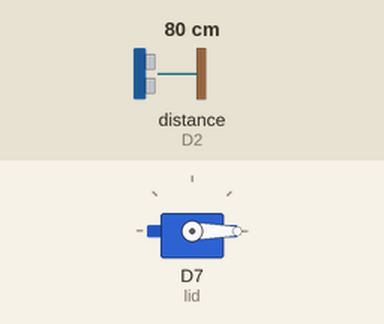
The sketch below on a simulated ESP8266 (NodeMCU). Parts: servo. Wiring (inferred from the names in the program): ultrasonic range finder: trigger D1; echo D2. Inputs (shaded band) come from the test bench; at power-on: distance to the obstacle (sensor on D2) 80 cm. The echo pulse lasts 58.3 µs per cm; what the sketch prints to the serial monitor is not drawn.

Above: at 1.2 s.
1.3 s: distance to the obstacle (sensor on D2) set to 11 cm
2.8 s: distance to the obstacle (sensor on D2) set to 8 cm
At 3.5 s:
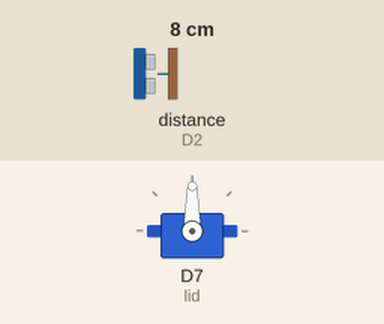
4.3 s: distance to the obstacle (sensor on D2) set to 18 cm
At 4.6 s:
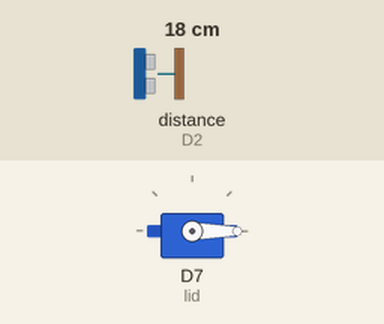
5.8 s: distance to the obstacle (sensor on D2) set to 4 cm
At 6.9 s:
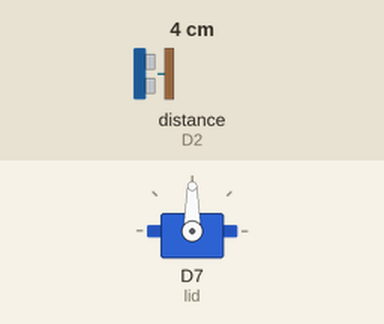
Timing chart, 0 to 8.3 s (numbered marks = the images above; inputs shaded):
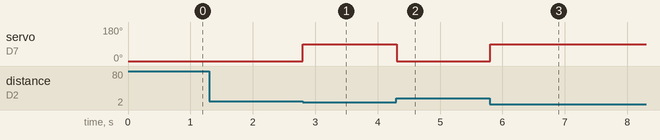

Measured:
- the behaviour switches between 10 and 9 cm on distance to the obstacle (sensor on D2) (found by bisection; images 0 and 1)
- after the input at 2.8 s, servo on D7 (lid): 0° → 90° at once
- after the input at 4.3 s, servo on D7 (lid): 90° → 0° at once
- after the input at 5.8 s, servo on D7 (lid): 0° → 90° at once

The sketch:

smart_bin_projecct.ino
```cpp
#include <Servo.h>

Servo lid;

boolean lid_flg=true;

int trig1=D1;
int echo1=D2;
int trig2=D6;
int echo2=D5;

void setup()
{
  Serial.begin(115200);
  pinMode(trig1,OUTPUT);
  pinMode(echo1,INPUT);
  pinMode(trig2,OUTPUT);
  pinMode(echo2,INPUT);
  lid.attach(D7);
  closeLid();
}

void loop()
{
  float lid_dist=readUltrasonic(trig1,echo1);
  Serial.println(String(lid_dist));
  if(lid_dist>10)
  {
    closeLid();
  }
  else if(lid_dist>=2.5&&lid_dist<=9.5)
  {
    openLid();
  }
}

float readUltrasonic(int trig,int echo)
{
  float dis;
  long duration;
  digitalWrite(trig,LOW);
  delayMicroseconds(2);
  digitalWrite(trig,HIGH);
  delayMicroseconds(10);
  digitalWrite(trig,LOW);
  duration=pulseInLong(echo,HIGH);
  dis=duration*0.017;
  dis=(dis>=2&&dis<=200)?dis:(-1);
  return dis;
}

void closeLid()
{
  if(!lid_flg)
  {
    return;
  }
  lid.write(0);
  lid_flg=false;
}

void openLid()
{
  if(lid_flg)
  {
    return;
  }
  lid.write(90);
  lid_flg=true;
}
```
